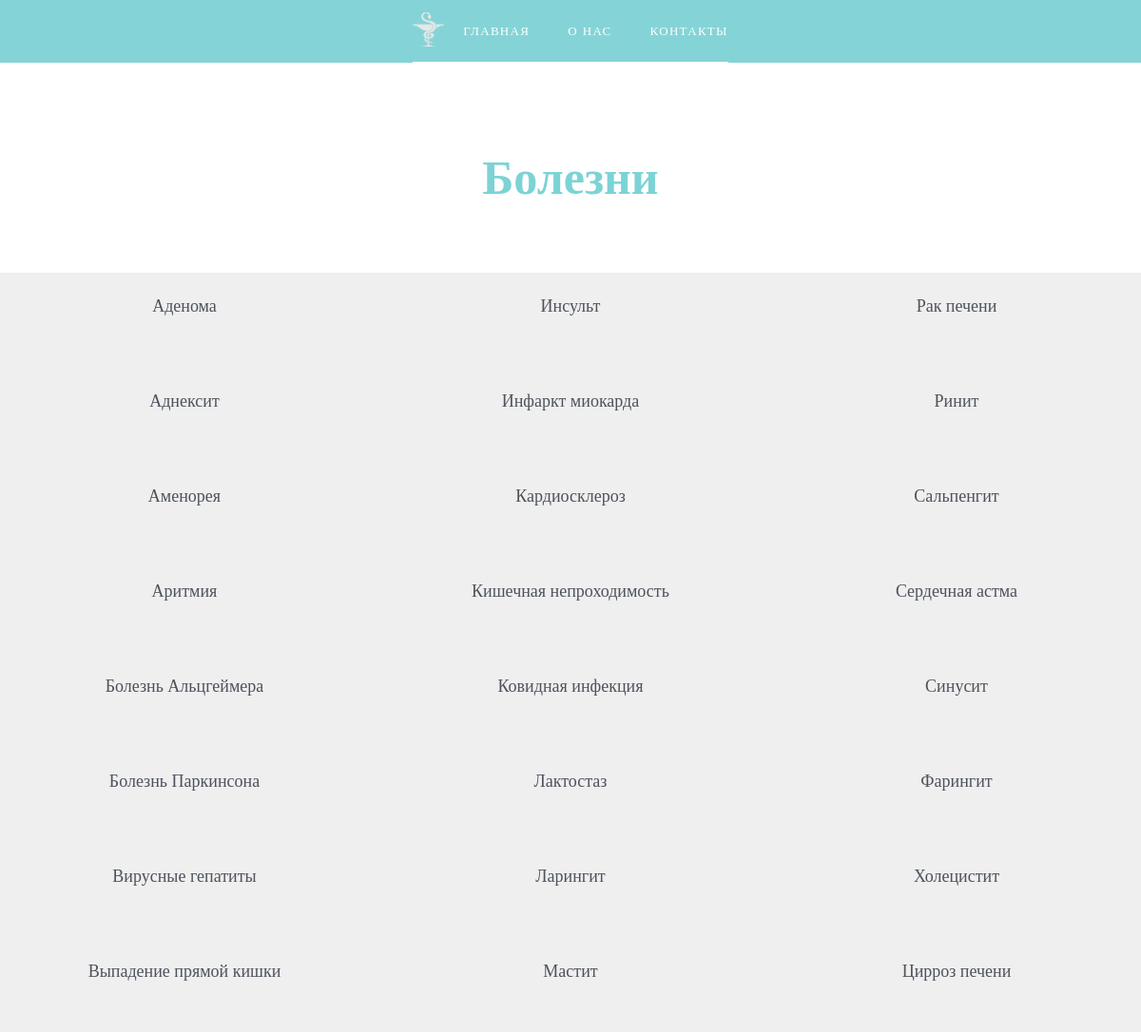
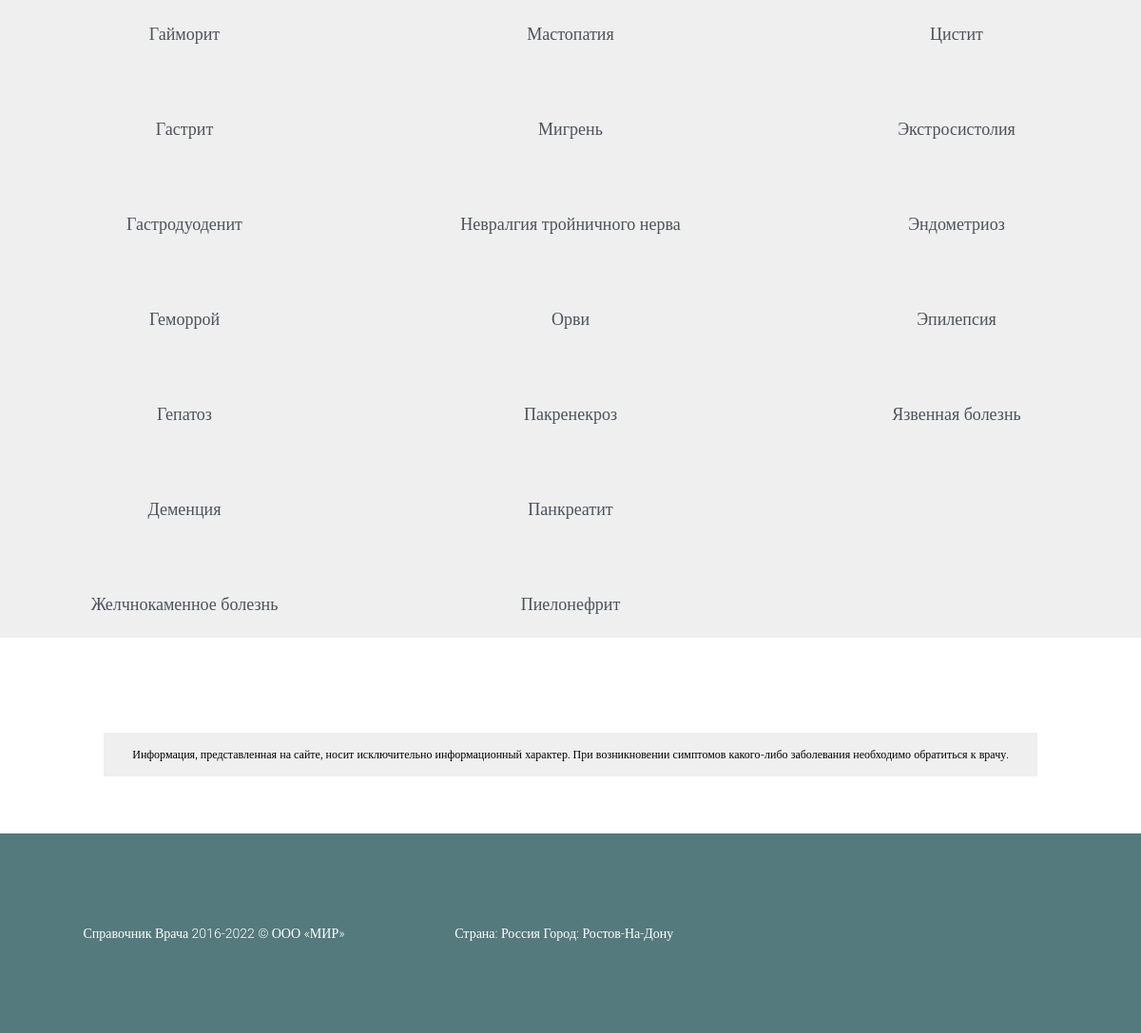
/diseases, run on the app's committed database (2 pictures, top to bottom).
### main/models.py (models this page shows, shortened)
class Diseases(models.Model):
    title = models.CharField('Название', max_length=50)
    info = models.TextField('Описание')
    symptoms = models.ManyToManyField(Symptoms, verbose_name='Симптомы', related_name='diseases', blank=True)
    causes = models.ManyToManyField(Causes, verbose_name='Причины болезни', blank=True)
    class Meta:
        ordering = ['title']
        verbose_name = 'болезнь'
        verbose_name_plural = 'болезни'

### main/views.py (the view)
# urls.py: path('diseases', views.DiseasesListView.as_view(), name='diseases'),
class DiseasesListView(View):
    def get(self, *args, **kwargs):
        return render(self.request, 'main/diseases.html', context=self.get_context())
    def get_context(self):
        context = {}
        context['diseases'] = Diseases.objects.all().order_by('title')
        context['category_name'] = 'Болезни'
        return context

### main/templates/main/diseases.html (shortened to what this page needs)
{% extends "main/base.html" %}
{% load static %}
{% block content %}
        <header class="intro">
           <section class="header__container">
            <div class="intro-top__container">
                <div class="intro__container">
                      <div class="intro__top">
                          <div class="intro__left" >
                            <a href="{% url 'home' %}"><img class="intro__icon-left" src="{% static 'img/logotip.svg' %}" alt=""></a>
                            <a href="{% url 'home' %}" class="intro__shref" >Главная</a>
                          </div>
                      <nav>
                        <div class="intro__right-row">
                          <a class="intro__shref"  href="{% url 'home' %}">О нас</a>
                          <a class="intro__shref"  href="{% url 'home' %}">Контакты</a>
                        </div>
                      </nav>
                  </div>
                </div>
          </div>
           </section>
        </header>
<section class="list">
    <div class="list__title">{{ category_name }}</div>
    <div class="list__table">
        {% if diseases %}
        {% for disease in diseases %}
        <div class="list__column">
            <div class="list__text-container">
                <div class="list__text-link">
                    <a href="{% url 'disease_detail' disease.id %}" >{{ disease.title }}</a>
                </div>
            </div>
        </div>
        {% endfor %}
        {% else %}
        <h2> Пусто </h2>
        {% endif %}
    </div>
</section>
{% endblock content %}

### main/templates/main/base.html (shortened to what this page needs)
{% load static %}
<!doctype html>
<html lang="en">
<head>
    <link rel="stylesheet" href="{% static 'css_styles/style.css' %}">
    <link rel="stylesheet" href="{% static 'css_styles/button_up.css' %}">
    <link rel="stylesheet" href="{% static 'css_styles/detail.css' %}">
    <link rel="stylesheet" href="{% static 'css_styles/modal_window.css' %}">
</head>
<body>
    {% block content %}{% endblock content%}
    <div class="warning__content">
        <div class="warning__text">
            <p class="warning">
                Информация, представленная на сайте, носит исключительно информационный характер.
                При возникновении симптомов какого-либо заболевания необходимо обратиться к врачу.
            </p>
        </div>
    </div>
          <footer class="footer">
            <div class="footer__text-row">
              <div class="footer__text-column">Справочник Врача
                2016-2022 © ООО «МИР»</div>
                <div class="footer__text-column">Страна: Россия
                  Город: Ростов-На-Дону</div>
            </div>
          </footer>
</body>
</html>

### static/css_styles/style.css (style rules this page uses)
html { scroll-behavior: smooth; }
body { margin: 0% auto; padding: 0%; }
a { color: #fff }
img.intro__icon-left { transition: .3s; }
.intro__left { display: flex; flex-direction: row; align-items: center; }
.header__container { display: flex; justify-content: center; }
.intro { background-color: #84d4d7; background-size: cover; background-repeat: no-repeat; justify-content: center; color: #fff; }
.intro-top__container { display: flex; justify-content: center; }
.intro__container { display: flex; justify-content: center; }
.intro__top { display: flex; border-bottom: 1px solid #fff; justify-content: space-between; }
.intro__right-row { display: flex; margin-right: -20px; }
.intro__shref { display: flex; font-family: 'Inter'; font-size: 13px; line-height: 5px; letter-spacing: 0.1em; text-transform: uppercase; }
.intro__shref { justify-content: flex-end; padding-top: 30px; padding-bottom: 30px; font-style: normal; font-weight: 300; align-items: center; text-align: center; transition: .3s; text-decoration: none; color: #fff; margin: 0px 20px; }
.list__text-link { transition: .3s; }
.list__title { text-align: center; font-family: 'Montserrat'; font-style: normal; font-weight: bold; font-size: 50px; color: #7cd3d5; margin-bottom: 70px; }
.list { display: flex; flex-direction: column; flex-wrap: wrap; align-content: center; margin-top: 5%; padding: 30px 0px 0px 0px; }
@media (min-height: 400px) { .list__table { display: block; column-count: 2; } }
@media (min-height: 550px) { .list__table { display: block; column-count: 3; } }
.list__table { flex-wrap: wrap; justify-content: space-between; align-content: center; flex-direction: column; margin-bottom: 100px; background: #efefef; }
.list__column { border-radius: 10px; display: flex; width: 390px; margin-bottom: 30px; justify-content: space-around; }
.list__text-link a { font-family: 'Roboto'; font-style: normal; font-weight: 500; font-size: 18px; line-height: 70px; color: #4d525c; text-decoration: none; }
.footer { position: absolute; right: 0; left: 0; bottom: 0; background-color: #557a7e; margin-top: 20%; position: relative; min-height: 100%; margin-top: 60px; }
.footer__text-row { display: flex; padding: 95px 0px 95px 0px; }
.footer__text-column { font-family: 'Roboto'; font-style: normal; font-weight: 300; font-size: 14px; line-height: 20px; color: #fff; margin: 0px 2.344% 0px 7.292%; }
.warning__content { display: flex; justify-content: space-around; align-items: center; align-content: center; }
.warning__text { font-size: 12px; padding: 3px 30px; text-align: center; background: #efefef; font-family: 'Montserrat'; }

### data on the page
Diseases: title "Аденома"
Diseases: title "Аднексит"
Diseases: title "Аменорея"
Diseases: title "Аритмия"
Diseases: title "Болезнь Альцгеймера"
Diseases: title "Болезнь Паркинсона"
Diseases: title "Вирусные гепатиты"
Diseases: title "Выпадение прямой кишки"
Diseases: title "Гайморит"
Diseases: title "Гастрит"
Diseases: title "Гастродуоденит"
Diseases: title "Геморрой"
Diseases: title "Гепатоз"
Diseases: title "Деменция"
Diseases: title "Желчнокаменное болезнь"
Diseases: title "Инсульт"
Diseases: title "Инфаркт миокарда"
Diseases: title "Кардиосклероз"
Diseases: title "Кишечная непроходимость"
Diseases: title "Ковидная инфекция"
Diseases: title "Лактостаз"
Diseases: title "Ларингит"
Diseases: title "Мастит"
Diseases: title "Мастопатия"
Diseases: title "Мигрень"
Diseases: title "Невралгия тройничного нерва"
Diseases: title "Орви"
Diseases: title "Пакренекроз"
Diseases: title "Панкреатит"
Diseases: title "Пиелонефрит"
Diseases: title "Рак печени"
Diseases: title "Ринит"
Diseases: title "Сальпенгит"
Diseases: title "Сердечная астма"
Diseases: title "Синусит"
Diseases: title "Фарингит"
Diseases: title "Холецистит"
Diseases: title "Цирроз печени"
Diseases: title "Цистит"
Diseases: title "Экстросистолия"
Diseases: title "Эндометриоз"
Diseases: title "Эпилепсия"
Diseases: title "Язвенная болезнь"

### other printed values
{{ category_name }} "Болезни"
